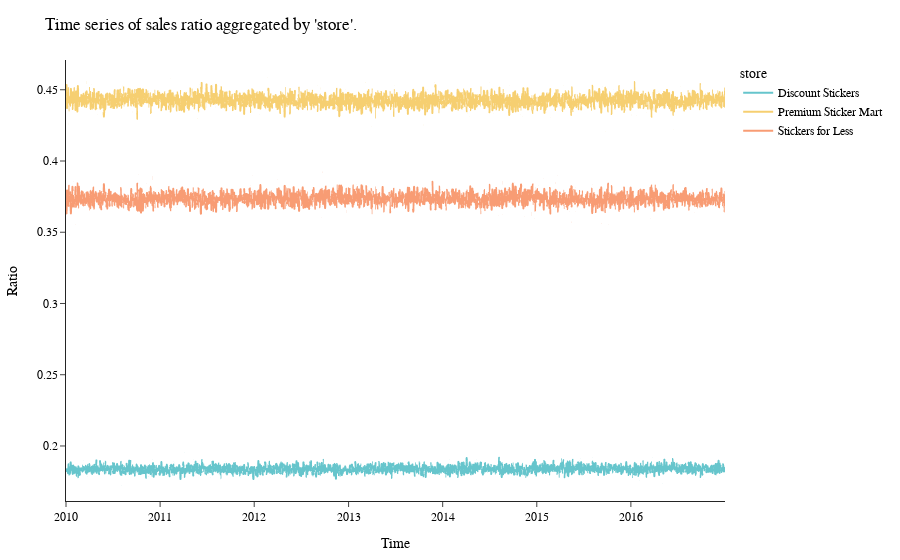

Notebook code cell kept with this figure:
### Code cell
def plot_ratios(df, column):
    agg_sales = df.groupby(['date', column])['num_sold'].sum().reset_index()
    total_sales = df.groupby(['date'])['num_sold'].sum().reset_index()
    sales_ratio = pd.merge(
        agg_sales,
        total_sales,
        how='left',
        on='date',
        suffixes=('_agg','_total')
    )
    sales_ratio['ratio'] = sales_ratio['num_sold_agg'] / sales_ratio['num_sold_total']

    fig = px.line(
        sales_ratio,
        x='date',
        y='ratio',
        color=column,
        title=f"Time series of sales ratio aggregated by '{column}'.",
        template='simple_white',
        color_discrete_sequence=px.colors.qualitative.Pastel,
    )
    fig.update_layout(
        font=dict(
            family="Helvetica",
            size=12,
            color="black"
        ),
        xaxis_title=f"Time",
        yaxis_title="Ratio",
        showlegend=True,
        margin=dict(l=30, r=30, t=60, b=30)
    )
    fig.show()

plot_ratios(train, 'store')
plot_ratios(train, 'country')
plot_ratios(train, 'product')

### Figure 1 — Plotly figure (JSON) as saved in the notebook; plotly's stock layout.template omitted (floating-point values rounded to 4 significant figures; data arrays with more than 128 entries replaced by an {"elided": "..."} marker saying what was removed)
{"data": [{"hovertemplate": "store=Discount Stickers<br>date=%{x}<br>ratio=%{y}<extra></extra>", "legendgroup": "Discount Stickers", "line": {"color": "rgb(102, 197, 204)", "dash": "solid"}, "marker": {"symbol": "circle"}, "mode": "lines", "name": "Discount Stickers", "showlegend": true, "type": "scattergl", "x": {"elided": "2557 str values"}, "xaxis": "x", "y": {"elided": "2557 float values"}, "yaxis": "y"}, {"hovertemplate": "store=Premium Sticker Mart<br>date=%{x}<br>ratio=%{y}<extra></extra>", "legendgroup": "Premium Sticker Mart", "line": {"color": "rgb(246, 207, 113)", "dash": "solid"}, "marker": {"symbol": "circle"}, "mode": "lines", "name": "Premium Sticker Mart", "showlegend": true, "type": "scattergl", "x": {"elided": "2557 str values"}, "xaxis": "x", "y": {"elided": "2557 float values"}, "yaxis": "y"}, {"hovertemplate": "store=Stickers for Less<br>date=%{x}<br>ratio=%{y}<extra></extra>", "legendgroup": "Stickers for Less", "line": {"color": "rgb(248, 156, 116)", "dash": "solid"}, "marker": {"symbol": "circle"}, "mode": "lines", "name": "Stickers for Less", "showlegend": true, "type": "scattergl", "x": {"elided": "2557 str values"}, "xaxis": "x", "y": {"elided": "2557 float values"}, "yaxis": "y"}], "layout": {"font": {"color": "black", "family": "Helvetica", "size": 12}, "legend": {"title": {"text": "store"}, "tracegroupgap": 0}, "margin": {"b": 30, "l": 30, "r": 30, "t": 60}, "showlegend": true, "title": {"text": "Time series of sales ratio aggregated by 'store'."}, "xaxis": {"anchor": "y", "domain": [0, 1], "title": {"text": "Time"}}, "yaxis": {"anchor": "x", "domain": [0, 1], "title": {"text": "Ratio"}}}}
